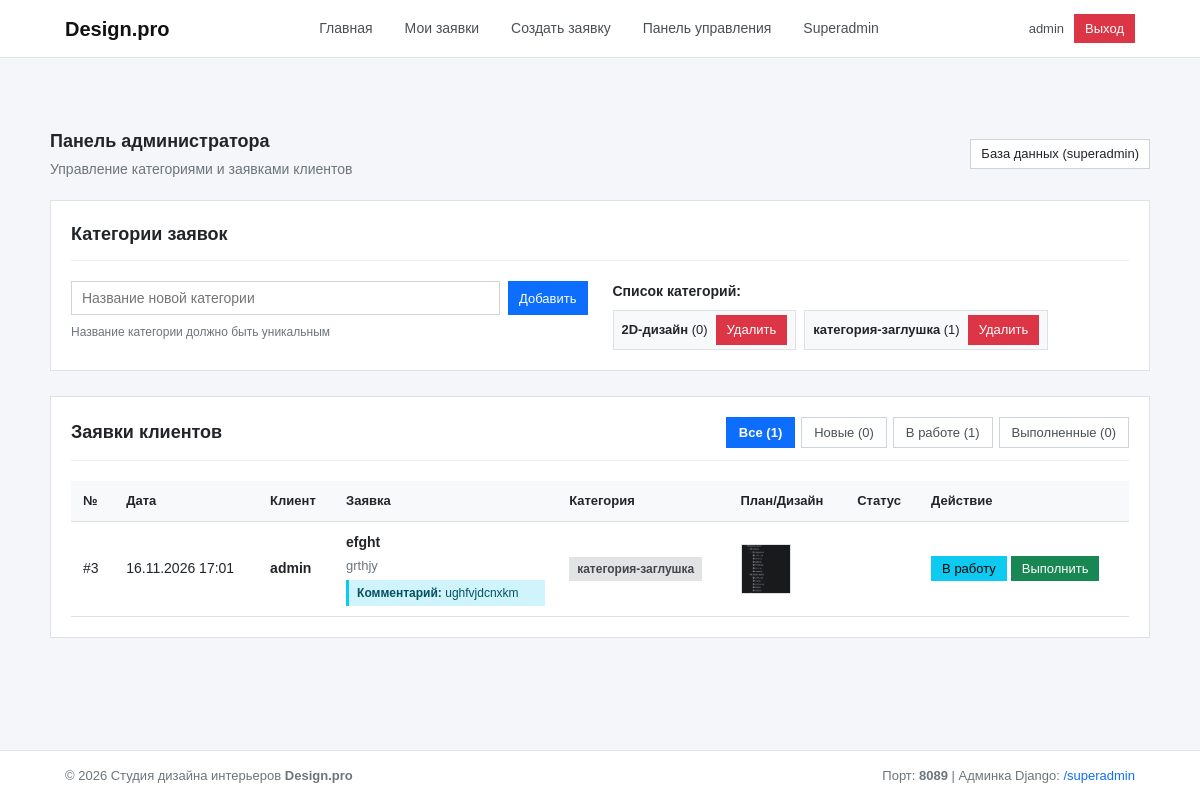
/admin-panel/ (signed in), run on an earlier commit of the app's database.
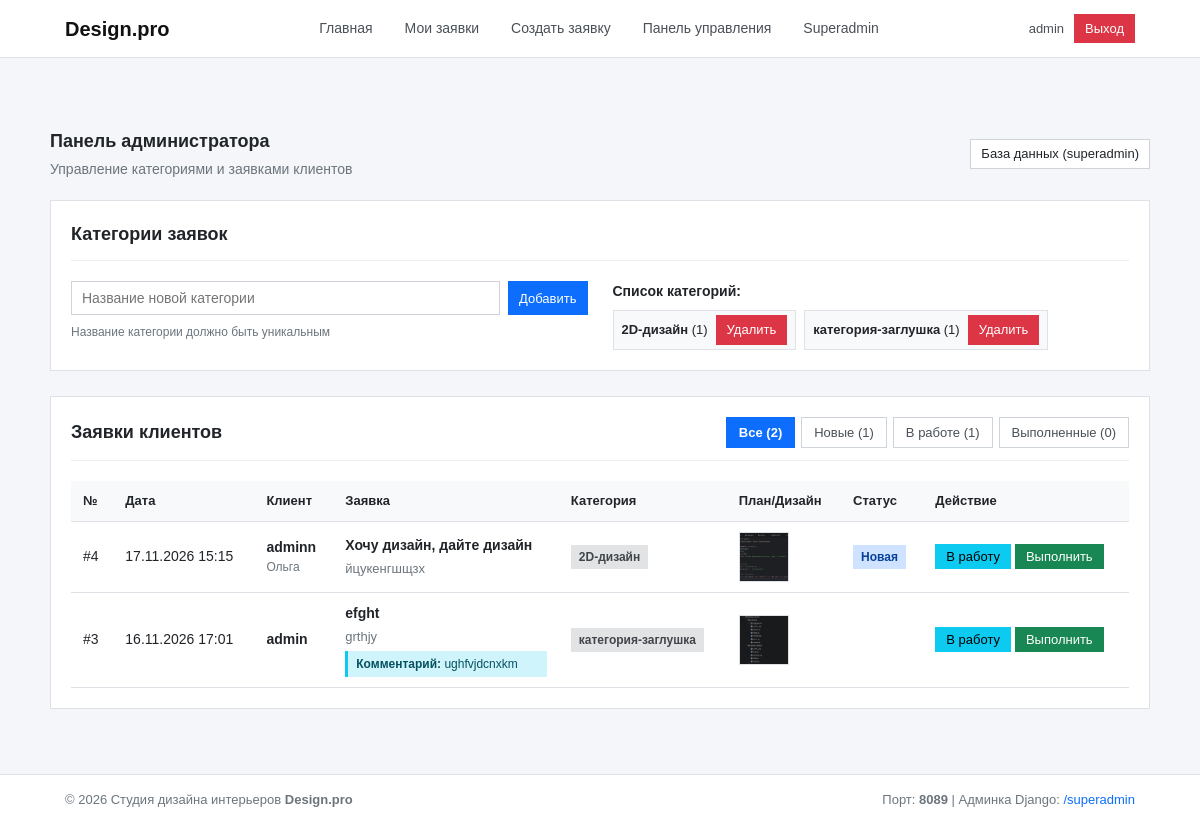
And on a later commit of the database.
### catalog/models.py (models this page shows, shortened)
class User(AbstractUser):
    fio = models.CharField(
        max_length=150,
        verbose_name='ФИО',
        help_text='ФИО (только кириллические буквы, дефис и пробелы)'
    )
    class Meta:
        verbose_name = 'Пользователь'
        verbose_name_plural = 'Пользователи'

class Category(models.Model):
    name = models.CharField(
        max_length=100,
        unique=True,
        verbose_name='Название категории'
    )
    class Meta:
        verbose_name = 'Катергория'
        verbose_name_plural = 'Категории'
        ordering = ['name']

class Application(models.Model):
    STATUS_NEW = 'new'
    STATUS_IN_PROGRESS = 'in-progress'
    STATUS_COMPLETED = 'completed'
    STATUS_CHOICES = [
        (STATUS_NEW, 'Новая'),
        (STATUS_IN_PROGRESS, 'Принято в работу'),
        (STATUS_COMPLETED, 'Выполнено'),
    ]
    user = models.ForeignKey(
        settings.AUTH_USER_MODEL,
        on_delete=models.CASCADE,
        related_name='applications',
        verbose_name= 'Пользователь',
    )
    title = models.CharField(
        max_length=100,
        verbose_name='Название заявки'
    )
    description = models.TextField(
        verbose_name='Описание заявки',
    )
    category = models.ForeignKey(
        Category,
        on_delete=models.CASCADE,
        related_name='applications',
        verbose_name='Категория'
    )
    photo = models.ImageField(
        upload_to='photos/',
        validators=[validate_photo_file],
        verbose_name='Фото помещения или его план',
    )
    created_at = models.DateTimeField(
        auto_now_add=True,
        verbose_name='Временная метка добавления'
    )
    status = models.CharField(
        max_length=20,
        choices=STATUS_CHOICES,
        default=STATUS_NEW,
        verbose_name='Статус',
    )
    comment = models.TextField(
        blank=True,
        null=True,
        verbose_name='Комментарий администратора'
    )
    design_image = models.ImageField(
        upload_to='design/',
        blank=True,
        null=True,
        verbose_name='Изображение дизайна'
    )
    class Meta:
        verbose_name='Заявка',
        verbose_name_plural='Заявки',
        ordering=['-created_at']
    @property
    def can_change_status(self):
        return self.status == self.STATUS_NEW,

### catalog/views.py (the view)
# urls.py: path('admin-panel/', views.admin_panel_view, name='admin-panel'),
@user_passes_test(is_admin, login_url='login')
def admin_panel_view(request):
    status_filter = request.GET.get('status', 'all')
    all_apps = Application.objects.select_related('user', 'category').all()
    total_count = all_apps.count()
    new_count = all_apps.filter(status=Application.STATUS_NEW).count()
    in_progress_count = all_apps.filter(status=Application.STATUS_IN_PROGRESS).count()
    completed_count = all_apps.filter(status=Application.STATUS_COMPLETED).count()
    if status_filter in [Application.STATUS_IN_PROGRESS, Application.STATUS_COMPLETED]:
        application = all_apps.filter(status=status_filter).order_by('-created_at')
    else:
        application = all_apps.order_by('-created_at')
    categories = Category.objects.all().order_by("-id")
    category_form = CategoryForm()
    context = {
        'applications': application,
        'categories': categories,
        'category_form': category_form,
        'status_filter': status_filter,
        'total_count': total_count,
        'new_count': new_count,
        'in_progress_count': in_progress_count,
        'completed_count': completed_count,
    }
    return render(request, 'catalog/admin_panel.html', context)

### templates/catalog/admin_panel.html (shortened to what this page needs)
{% extends 'base.html' %}
{% block content %}
<div class="admin-header">
    <div>
        <h2 class="box-title">Панель администратора</h2>
        <div class="admin-subtitle">Управление категориями и заявками клиентов</div>
    </div>
    <div>
        <a href="/superadmin/" target="_blank" class="btn btn-sm">База данных (superadmin)</a>
    </div>
</div>
<div class="box">
    <div class="box-header">
        <div class="box-title">Категории заявок</div>
    </div>
    <div class="cat-manage-grid">
        <div>
            <form method="post" action="{% url 'admin-add-category' %}" class="cat-add-form">
                <input type="text" name="name" placeholder="Название новой категории" required class="cat-add-input">
                <button type="submit" class="btn btn-primary btn-sm">Добавить</button>
            </form>
            <div class="field-help">Название категории должно быть уникальным</div>
        </div>
        <div>
            <div class="cat-list-title">Список категорий:</div>
            <div class="cat-list">
                {% for cat in categories %}
                    <div class="cat-tag">
                        <span><strong>{{ cat.name }}</strong> ({{ cat.applications.count }})</span>
                        <a href="{% url 'admin-delete-category' cat.pk %}" class="btn btn-danger btn-sm cat-del-btn">Удалить</a>
                    </div>
                {% empty %}
                    <span class="text-muted">Категорий пока нет.</span>
                {% endfor %}
            </div>
        </div>
    </div>
</div>
<div class="box">
    <div class="box-header">
        <div class="box-title">Заявки клиентов</div>
        <div class="filter-group">
            <a href="{% url 'admin-panel' %}?status=all" class="filter-btn {% if status_filter == 'all' or not status_filter %}active{% endif %}">Все ({{ total_count }})</a>
            <a href="{% url 'admin-panel' %}?status=new" class="filter-btn {% if status_filter == 'new' %}active{% endif %}">Новые ({{ new_count }})</a>
            <a href="{% url 'admin-panel' %}?status=in_progress" class="filter-btn {% if status_filter == 'in_progress' %}active{% endif %}">В работе ({{ in_progress_count }})</a>
            <a href="{% url 'admin-panel' %}?status=completed" class="filter-btn {% if status_filter == 'completed' %}active{% endif %}">Выполненные ({{ completed_count }})</a>
        </div>
    </div>
    <div class="table-wrap">
        <table>
            <thead>
                <tr>
                    <th class="col-thumb">№</th>
                    <th class="col-date">Дата</th>
                    <th>Клиент</th>
                    <th>Заявка</th>
                    <th class="col-category">Категория</th>
                    <th class="col-category">План/Дизайн</th>
                    <th class="col-status">Статус</th>
                    <th class="col-action">Действие</th>
                </tr>
            </thead>
            <tbody>
                {% for app in applications %}
                    <tr>
                        <td class="col-date-text">#{{ app.pk }}</td>
                        <td class="col-date-text">{{ app.created_at|date:"d.m.Y H:i" }}</td>
                        <td>
                            <div class="fw-bold">{{ app.user.username }}</div>
                            {% if app.user.fio %}<div class="text-muted small">{{ app.user.fio }}</div>{% endif %}
                        </td>
                        <td>
                            <div class="app-title">{{ app.title }}</div>
                            <div class="app-desc">{{ app.description|truncatewords:8 }}</div>
                            {% if app.comment %}
                                <div class="comment-text"><strong>Комментарий:</strong> {{ app.comment }}</div>
                            {% endif %}
                        </td>
                        <td>
                            <span class="badge badge-category">{{ app.category.name }}</span>
                        </td>
                        <td>
                            <div class="table-thumb-cell">
                                {% if app.photo %}
                                    <a href="{{ app.photo.url }}" target="_blank" title="План помещения">
                                        <img src="{{ app.photo.url }}" alt="План" class="plan-thumb">
                                    </a>
                                {% endif %}
                            </div>
                        </td>
                        <td>
                            {% if app.status == 'new' %}
                                <span class="badge badge-new">Новая</span>
                            {% elif app.status == 'in_progress' %}
                                <span class="badge badge-progress">В работе</span>
                            {% elif app.status == 'completed' %}
                                <span class="badge badge-completed">Выполнено</span>
                            {% endif %}
                        </td>
                        <td class="col-action-cell">
                            {% if app.can_change_status %}
                                <button type="button" class="btn btn-sm btn-in-progress" onclick="document.getElementById('inProg{{ app.pk }}').showModal()">
                                    В работу
                                </button>
                                <button type="button" class="btn btn-success btn-sm" onclick="document.getElementById('comp{{ app.pk }}').showModal()">
                                    Выполнить
                                </button>
                            {% else %}
                                <span class="text-muted small">Смена невозможна</span>
                            {% endif %}
                        </td>
                    </tr>
                {% empty %}
                    <tr>
                        <td colspan="8" class="empty-state">
                            Заявок не найдено.
                        </td>
                    </tr>
                {% endfor %}
            </tbody>
        </table>
    </div>
</div>
{% endblock %}

### templates/base.html (shortened to what this page needs)
{% load static %}
<!DOCTYPE html>
<html lang="ru">
<head>
    <link rel="stylesheet" href="{% static 'css/style.css' %}">
</head>
<body>
<header class="site-header">
    <div class="container header-inner">
        <a class="site-logo" href="{% url 'index' %}">Design.pro</a>
        <nav class="main-nav">
            <a class="nav-link {% if request.resolver_match.url_name == 'index' %}active{% endif %}"
               href="{% url 'index' %}">Главная</a>
            {% if user.is_authenticated %}
            <a class="nav-link {% if request.resolver_match.url_name == 'cabinet' %}active{% endif %}"
               href="{% url 'cabinet' %}">Мои заявки</a>
            <a class="nav-link {% if request.resolver_match.url_name == 'application-create' %}active{% endif %}"
               href="{% url 'application-create' %}">Создать заявку</a>
            {% if user.is_staff or user.is_superuser %}
            <a class="nav-link admin-link {% if request.resolver_match.url_name == 'admin_panel' %}active{% endif %}"
               href="{% url 'admin-panel' %}">Панель управления</a>
            <a class="nav-link superadmin-link" href="/superadmin/" target="_blank">Superadmin</a>
            {% endif %}
            {% endif %}
        </nav>
        <div class="user-block">
            {% if user.is_authenticated %}
            <span class="user-info">
                        {{ user.username }}{% if user.fio %} ({{ user.fio }}){% endif %}
                    </span>
            <a href="{% url 'logout' %}" class="btn btn-sm btn-danger">Выход</a>
            {% else %}
            <a href="{% url 'login' %}" class="btn btn-sm">Вход</a>
            <a href="{% url 'register' %}" class="btn btn-sm">Регистрация</a>
            {% endif %}
        </div>
    </div>
</header>
<main class="container main-content">
    {% block content %}{% endblock %}
</main>
<footer class="site-footer">
    <div class="container footer-inner">
        <span>© 2026 Студия дизайна интерьеров <strong>Design.pro</strong></span>
        <span>Порт: <strong>8089</strong> | Админка Django: <a href="/superadmin" target="_blank">/superadmin</a></span>
    </div>
</footer>
</body>
</html>

What changed in the data, as far as the page shows it:
computed for Category "2D-дизайн": applications.count "0" → "1"
added Application: pk "4", created_at "17.11.2026 15:15", user.username "adminn", user.fio "Ольга", title "Хочу дизайн, дайте дизайн", description "йцукенгшщзх", category.name "2D-дизайн", photo (picture), status "Новая"
Also different on the page:
{{ total_count }}: "1" → "2"
{{ new_count }}: "0" → "1"
